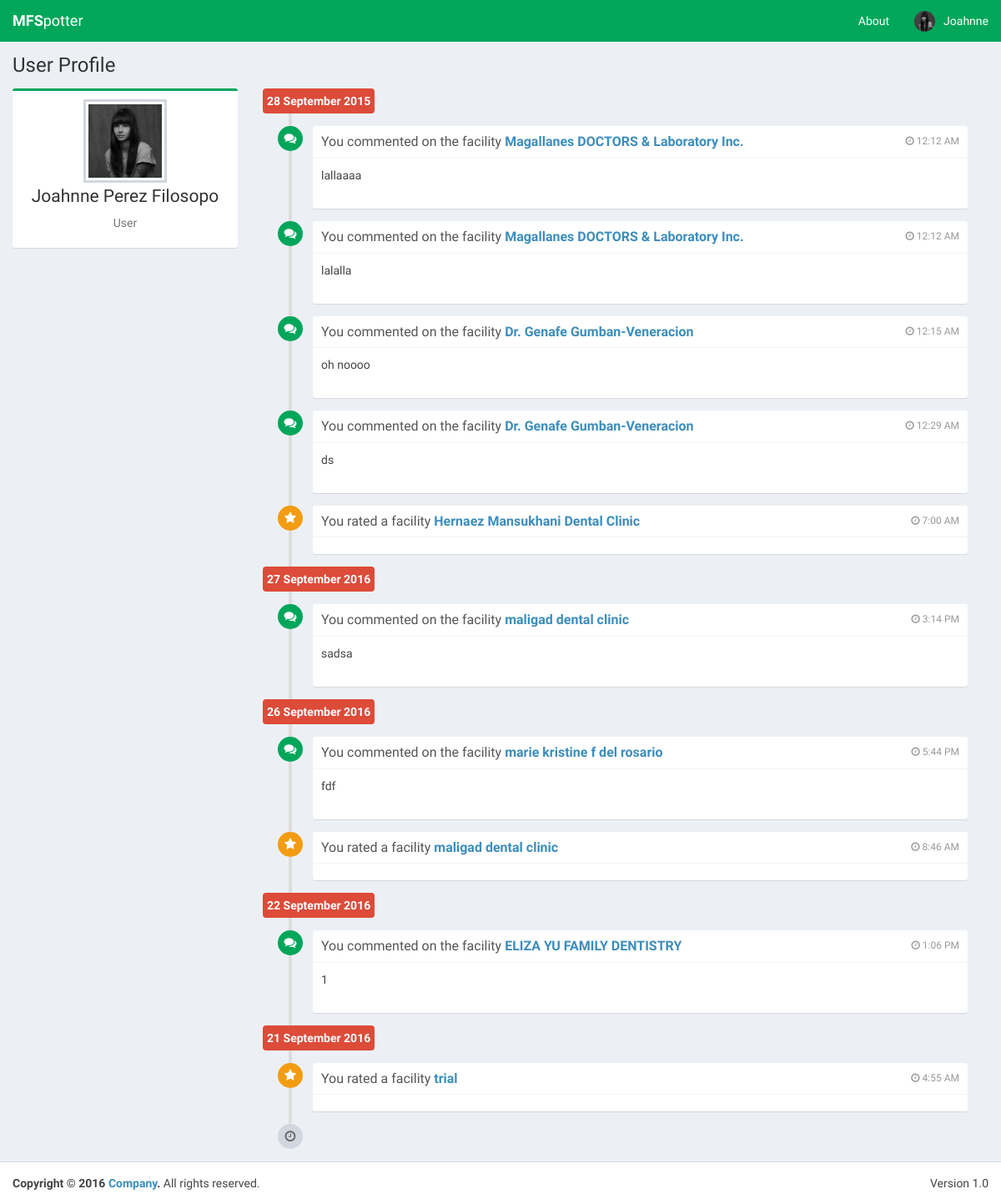
The page /userProfile.php?id=18 (signed in) on the database its author committed.
### tables this page shows
CREATE TABLE IF NOT EXISTS `user` (
  `userID` int(4) NOT NULL AUTO_INCREMENT,
  `userType` varchar(10) NOT NULL,
  `username` varchar(20) NOT NULL,
  `password` varchar(20) NOT NULL,
  `firstName` varchar(30) NOT NULL,
  `middleName` varchar(30) DEFAULT NULL,
  `lastName` varchar(30) DEFAULT NULL,
  `picture` varchar(50) NOT NULL,
  PRIMARY KEY (`userID`)
);

CREATE TABLE IF NOT EXISTS `comment` (
  `commentID` int(11) NOT NULL AUTO_INCREMENT,
  `userID` int(11) NOT NULL,
  `facilityID` int(11) NOT NULL,
  `comment` varchar(500) NOT NULL,
  `dateRated` datetime NOT NULL,
  PRIMARY KEY (`commentID`)
);

CREATE TABLE IF NOT EXISTS `facility` (
  `facilityID` int(4) NOT NULL AUTO_INCREMENT,
  `facilityName` varchar(50) NOT NULL,
  `telephoneNumber` text NOT NULL,
  `longhitude` double DEFAULT NULL,
  `latitude` double DEFAULT NULL,
  `address` varchar(40) NOT NULL,
  `facilityPicture` varchar(30) NOT NULL,
  PRIMARY KEY (`facilityID`)
);

### userProfile.php (the view, shortened to what this page needs)
<?php
  $user_id = $_GET["id"];
  include('config.php');
  $nameOfUser =  $_SESSION["firstname"]." ".$_SESSION["middlename"]." ".$_SESSION["lastname"];
  $predays = array();
  $predays2 = array();
  $query0 = "SELECT * FROM `user` WHERE userID = " . $user_id . " ";
  $result0 = mysqli_query($connect, $query0);
  if(mysqli_num_rows($result0) > 0)
  {
    while($row0 = mysqli_fetch_array($result0))
    {
      $nameOfUser = $row0['firstName'].' '.$row0['middleName'].' '.$row0['lastName'];
      $userPic = $row0['picture'];
      $userType = $row0['userType'];
    }
  }
  $query = "SELECT DATE_FORMAT( dateRated,  '%d %M %Y' ) AS dateRated, DATE_FORMAT( dateRated,  '%Y-%m-%d' ) AS dateRated2 FROM `comment` WHERE userID = " . $user_id . " ";
  $result = mysqli_query($connect, $query);
  if(mysqli_num_rows($result) > 0)
  {
    while($row = mysqli_fetch_array($result))
    {
      $predays[] =$row['dateRated'];
      $predays2[] = $row['dateRated2'];
    }
  }
  $query2 = "SELECT DATE_FORMAT( dateRated,  '%d %M %Y' ) AS dateRated, DATE_FORMAT( dateRated,  '%Y-%m-%d' ) AS dateRated2 FROM `rating` WHERE userID = " . $user_id . " GROUP BY facilityID";
  $result2 = mysqli_query($connect, $query2);
  if(mysqli_num_rows($result2) > 0)
  {
    while($row2 = mysqli_fetch_array($result2))
    {
      $predays[] = $row2['dateRated'];
      $predays2[] = $row2['dateRated2'];
    }
  }
  $days = array_unique($predays);
  rsort($days);
  $days2 = array_unique($predays2);
  rsort($days2);
  $comments = array();
  $rates = array();
  for($i=0; $i < count($days2); $i++){
    $theDay = $days2[$i];
    $query3 = "SELECT c.facilityID, comment, DATE_FORMAT( dateRated,  '%l:%i %p' ) AS timeRated, facilityName FROM `comment` c, `facility` f WHERE c.facilityID = f.facilityID AND dateRated LIKE '%$theDay%' AND userID = " . $user_id . " ";
    $result3 = mysqli_query($connect, $query3);
    if(mysqli_num_rows($result3) > 0)
    {
      while($row3 = mysqli_fetch_array($result3))
      {
        $comments[$i][] = array('comment', $row3['facilityID'], $row3['comment'], $row3['timeRated'], $row3['facilityName']);
      }
    }
    else
    {
      $comments[$i][] = array('null','null', 'null', 'null', 'null');
    }
  }
  for($i=0; $i < count($days2); $i++){
    $theDay = $days2[$i];
    $query4 = "SELECT r.facilityID, DATE_FORMAT( dateRated,  '%l:%i %p' ) AS timeRated, facilityName FROM `rating` r, `facility` f WHERE r.facilityID = f.facilityID AND dateRated LIKE '%$theDay%' AND userID = " . $user_id . " GROUP BY r.facilityID";
    $result4 = mysqli_query($connect, $query4);
    if(mysqli_num_rows($result4) > 0)
    {
      while($row4 = mysqli_fetch_array($result4))
      {
        $rates[$i][] = array('rating', $row4['facilityID'], $row4['timeRated'], $row4['facilityName']);
      }
    }
    else
    {
      $rates[$i][] = array('null','null', 'null', 'null');
    }
  }
?>
<!DOCTYPE html>
<html>
<head>
  <link rel="stylesheet" href="bootstrap/css/bootstrap.min.css">
  <link rel="stylesheet" href="https://cdnjs.cloudflare.com/ajax/libs/font-awesome/4.5.0/css/font-awesome.min.css">
  <link rel="stylesheet" href="https://cdnjs.cloudflare.com/ajax/libs/ionicons/2.0.1/css/ionicons.min.css">
  <link rel="stylesheet" href="dist/css/AdminLTE.min.css">
  <link rel="stylesheet" href="dist/css/skins/_all-skins.min.css">
  <link rel="stylesheet" href="plugins/rateit-scripts/rateit.css">
  <link rel="stylesheet" href="http://maxcdn.bootstrapcdn.com/font-awesome/latest/css/font-awesome.min.css">
  <link rel="stylesheet" href="dist/themes/fontawesome-stars.css">
  <link rel="stylesheet" href="dist/themes/fontawesome-stars-o.css">
</head>
<body class="hold-transition skin-green layout-top-nav" onload="load()">
<div class="wrapper">
   <header class="main-header">
    <nav class="navbar navbar-static-top">
      <div class="navbar-header">
        <a href="/mfspotter/Landing.php" class="navbar-brand"><b>MFS</b>potter</a>
      </div>
        <div class="navbar-custom-menu">
          <ul class="nav navbar-nav">
            <li><a href="#">About</a></li>
          <?php
            include("header.php");
          ?>
          </li>
        </ul>
      </div>
    </nav>
  </header>
  <div class="content-wrapper">
      <section class="content-header">
        <h1>
          User Profile
        </h1>
      </section>
      <section class="content">
        <div class="row">
          <div class="col-md-3">
            <div class="box box-primary box-success">
              <div class="box-body box-profile">
                <img class="profile-user-img img-responsive" src="/mfspotter/dist/img/profpic/<?php echo $userPic ?>.jpg" alt="User profile picture">
                <h3 class="profile-username text-center"><?php echo $nameOfUser ?></h3>
                <p class="text-muted text-center"><?php echo $userType ?></p>
              </div>
            </div>
          </div>
        <div class="col-md-9">
          <ul class="timeline">
            <?php
             for($i = 0; $i < count($days); $i++)
             {
            ?>
              <li class="time-label">
                    <span class="bg-red">
                      <?php echo $days[$i]?>
                    </span>
              </li>
                <?php
                  if(count($comments[$i]) > 0){
                    for($y=0; $y < count($comments[$i]); $y++){
                      if($comments[$i][$y][0] != 'null'){
                ?>
                  <li>
                    <i class="fa fa-comments bg-green"></i>
                    <div class="timeline-item">
                        <span class="time"><i class="fa fa-clock-o"></i> <?php echo $comments[$i][$y][3] ?></span>
                        <h3 class="timeline-header">You commented on the facility <a href="insertView.php?id=<?php echo $comments[$i][$y][1] ?>"><?php echo $comments[$i][$y][4] ?></a></h3>
                        <div class="timeline-body">
                          <?php echo $comments[$i][$y][2] ?>
                        </div>
                        <div class="timeline-footer">
                      </div>
                      </div>
                    </li>
                <?php
                      }
                    }
                  }
                  if(count($rates[$i]) > 0){
                    for($z=0; $z < count($rates[$i]); $z++){
                      if($rates[$i][$z][0] != 'null'){
                ?>
                  <li>
                    <i class="fa fa-star bg-yellow"></i>
                    <div class="timeline-item">
                      <span class="time"><i class="fa fa-clock-o"></i> <?php echo $rates[$i][$z][2] ?></span>
                      <h3 class="timeline-header">You rated a facility <a href="insertView.php?id=<?php echo $rates[$i][$z][1] ?>"><?php echo $rates[$i][$z][3] ?></a></h3>
                      <div class="timeline-footer">
                      </div>
                    </div>
                  </li>
                <?php
                      }
                    }
                  }
                ?>
            <?php
              }
            ?>
            <li>
              <i class="fa fa-clock-o bg-gray"></i>
            </li>
          </ul>
        </div>
        </div>
       </section>
  </div>
  <footer class="main-footer">
    <div class="pull-right hidden-xs">
      Version 1.0
    </div>
    <strong>Copyright &copy; 2016 <a href="#">Company</a>.</strong> All rights reserved.
  </footer>
</body>
</html>

### header.php (shortened to what this page needs)
<?php
  if(!(isset($_SESSION['username'])) && !(isset($_SESSION['password'])))
  {
    echo "<script>alert('Not Logged in!')</script>";
    redirect('login.php');
  }
  else
  {
    echo '<li class="dropdown user user-menu">
          <a href="#" class="dropdown-toggle" data-toggle="dropdown">
            <img src="dist/img/profpic/'.$_SESSION["profilePicture"].'.jpg" class="user-image" alt="User Image">
            <span class="hidden-xs">'.$_SESSION["firstname"].' '.$_SESSION["lastname"] .'</span>
          </a>
          <ul class="dropdown-menu">
            <li class="user-header">
              <img src="dist/img/profpic/'.$_SESSION["profilePicture"].'.jpg" class="img-circle" alt="User Image">
              <p>
                '.$_SESSION["firstname"].' '.$_SESSION["lastname"] .'
                <small>'. $_SESSION["usertype"] .'</small>
              </p>
            </li>';
  }
?>

### rows shown on the page
user: picture (picture), nameOfUser "Joahnne Perez Filosopo", userType "User"
comment: y "12:12 AM", facilityID.facilityName "Magallanes DOCTORS & Laboratory Inc.", comment "lallaaaa"
comment: y "12:12 AM", facilityID.facilityName "Magallanes DOCTORS & Laboratory Inc.", comment "lalalla"
comment: y "12:15 AM", facilityID.facilityName "Dr. Genafe Gumban-Veneracion", comment "oh noooo"
comment: y "12:29 AM", facilityID.facilityName "Dr. Genafe Gumban-Veneracion", comment "ds"
comment: y "3:14 PM", facilityID.facilityName "maligad dental clinic", comment "sadsa"
comment: y "5:44 PM", facilityID.facilityName "marie kristine f del rosario", comment "fdf"
comment: y "1:06 PM", facilityID.facilityName "ELIZA YU FAMILY DENTISTRY", comment "1"

### other values the page prints
$_SESSION["firstname"] "Joahnne"
$days[$i] "28 September 2015"
$rates[$i][$z][2] "7:00 AM"
$rates[$i][$z][3] "Hernaez Mansukhani Dental Clinic"
$days[$i] "27 September 2016"
$days[$i] "26 September 2016"
$rates[$i][$z][2] "8:46 AM"
$rates[$i][$z][3] "maligad dental clinic"
$days[$i] "22 September 2016"
$days[$i] "21 September 2016"
$rates[$i][$z][2] "4:55 AM"
$rates[$i][$z][3] "trial"
